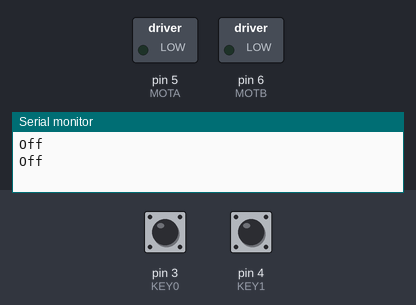
Bench run of a sketch on a simulated Arduino Uno, built with avr-gcc and run on an emulated ATmega328P. Parts: switched loads named in the sketch (green lamp = pin HIGH), the last lines printed to the serial monitor. Inputs (shaded band) come from the test bench; at power-on: pin 3 (KEY0) HIGH, pin 4 (KEY1) HIGH.

Above: at 1.2 s.
1.3 s: pin 3 (KEY0) pulled LOW for 0.15 s
At 2.0 s:
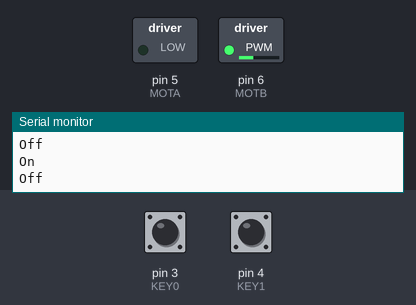
2.9 s: pin 4 (KEY1) pulled LOW for 0.15 s
At 3.2 s:
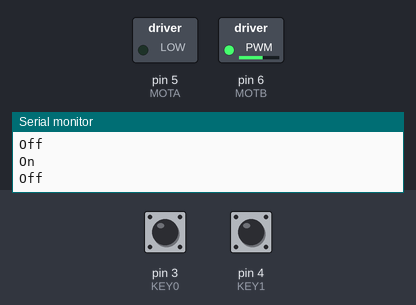
4.5 s: pin 4 (KEY1) pulled LOW for 1 s
At 5.7 s:
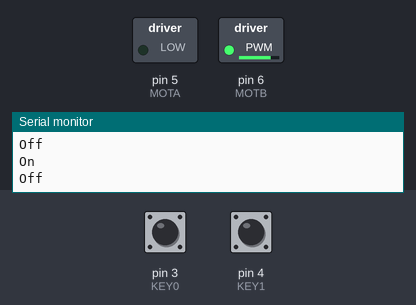
7.0 s: pin 3 (KEY0) pulled LOW for 1 s
At 7.6 s:
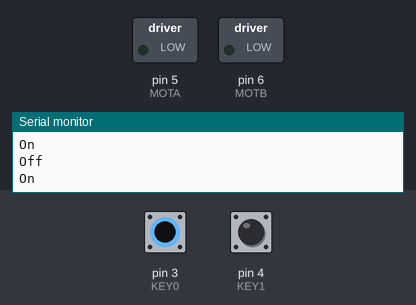
9.5 s: pin 3 (KEY0) pulled LOW for 3.2 s
At 10.7 s:
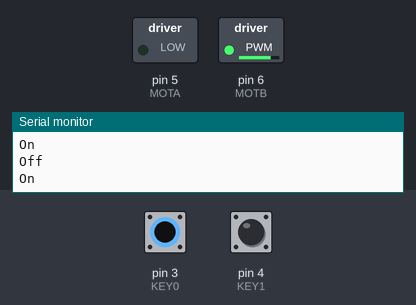
Timing chart, 0 to 12.5 s (numbered marks = the images above; inputs shaded):
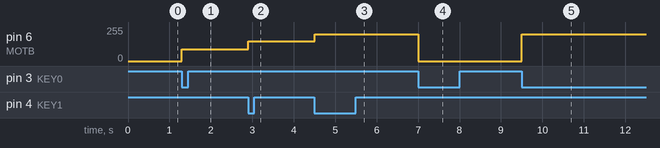

Measured:
- after the input at 1.3 s, pin 6 (MOTB): 0/255 → 90/255 at once
- after the input at 2.9 s, pin 6 (MOTB): 90/255 → 150/255 at once
- after the input at 4.5 s, pin 6 (MOTB): 150/255 → 200/255 at once
- after the input at 7.0 s, pin 6 (MOTB): 200/255 → 0/255 at once
- after the input at 9.5 s, pin 6 (MOTB): 0/255 → 200/255 at once

The sketch:

PROJ_Control2.ino
```cpp
#include "MPublic.h"
#include <TimerOne.h>
#include "Test.h"
#include "Key.h"
#include "KCon.h"
#include "Contr.h"

void fTimerIsr(void);

void setup() {
  Serial.begin(9600);
  Timer1.initialize(1000000);         // set timer=1000000 us = 0.5s
  Timer1.attachInterrupt(fTimerIsr);  // attach ISR here
  //------------

  //fTestOpen();
  fKeyOpen();
  fKConOpen();
  fContrOpen();
}

void loop() {

  schZone = true;
  //fTestRun();
  fKeyRun();
  fKConRun();
  fContrRun();
}

void fTimerIsr(void) {

  schZone = false;
  //fTestRun();
}
```

Contr.h
```cpp
extern "C" {tByte fContrOpen(void);}
extern "C" {void fContrRun(void);}

extern "C" {void fContrSwTog(void);}
extern "C" {void fContrIncTab(void);}

//- I/Os defined for Motor ---------

#define MOTA 5
#define MOTB 6
```

Contr.ino
```cpp
typedef struct {
  tByte   state;

  tByte   tog;
  tByte   tab;
  tByte   prev_tab;
} tContr;

tContr  m_Contr;

//- Local functions --------------------------------

void fContrSetSpeed(tByte spd) {
  digitalWrite(MOTA,LOW);
  analogWrite(MOTB,spd);
}

//- State Machines ----------------------------------

tByte fContrState0(tContr *m) {

  if (m->tab==m->prev_tab) return 0;
  switch (m->tab) {
    case 0 : fContrSetSpeed(90); break;
    case 1 : fContrSetSpeed(150); break;
    case 2 : fContrSetSpeed(200); break;
    case 3 : fContrSetSpeed(250); break;
  }
  m->prev_tab=m->tab;

  return 0;
}

tByte fContrState1(tContr *m) {


  return 0;
}

//---------------------------------

tByte fContrState100(tContr *m) {


  return 0;
}

tByte fContrState101(tContr *m) {


  return 0;
}

tByte fContrEntry(tContr *m) {

  if (schZone) { // running in normal scheduling
    switch (m->state) {
      case 0 : fContrState0(m); break;
      case 1 : fContrState1(m); break;
      default : break;
    }
  } else {       // running in timer scheduling
    switch (m->state) {
      case 100 : fContrState100(m); break;
      case 101 : fContrState101(m); break;
      default : break;
    }
  }
  return 0;
}

//--------------------------------------------------

void fContrSwTog(void) {
  if (m_Contr.tog) {
    m_Contr.tog=0;
    m_Contr.prev_tab=bNull;
    m_Contr.state=0;
  } else {
    m_Contr.tog=1;
    digitalWrite(MOTA,LOW);
    digitalWrite(MOTB,LOW);
    m_Contr.state=bNull;
  }
}

void fContrIncTab(void) {
  m_Contr.tab++;
  if (m_Contr.tab==4) m_Contr.tab=0;
}

//--------------------------------------------------

tByte fContrOpen(void) {

  m_Contr.tog=1;
  m_Contr.tab=0;
  m_Contr.prev_tab=bNull;

  pinMode(MOTA, OUTPUT);   // sets the pin as output
  pinMode(MOTB, OUTPUT);   // sets the pin as output
  digitalWrite(MOTA,LOW);
  digitalWrite(MOTB,LOW);
  //-------------------------
  m_Contr.state=bNull;

  return 0;
}

void fContrRun(void) {

  fContrEntry(&m_Contr);
}
```

KCon.h
```cpp
extern "C" {tByte fKConOpen(void);}
extern "C" {void fKConRun(void);}
```

KCon.ino
```cpp
typedef struct {
  tByte   state;

} tKCon;

tKCon  m_KCon;

//- State Machines ----------------------------------

tByte fKConState0(tKCon *m) {
  tByte   k;

  if (fKeyHit()) {
    k=fKeyGet();
    switch (k) {
      case 0x00 : fContrSwTog(); break;
      case 0x01 : fContrIncTab(); break;
    }
  }
  return 0;
}

tByte fKConState1(tKCon *m) {

  return 0;
}

tByte fKConEntry(tKCon *m) {

  switch (m->state) {
    case 0 : fKConState0(m); break;
    case 1 : fKConState1(m); break;
    default : break;
  }

  return 0;
}

//--------------------------------------------------

tByte fKConOpen(void) {


  //-------------------------
  m_KCon.state=0;

  return 0;
}

void fKConRun(void) {

  fKConEntry(&m_KCon);
}
```

Key.h
```cpp
extern "C" {tByte fKeyHit(void);}
extern "C" {tByte fKeyGet(void);}
extern "C" {tByte fKeyAreAllKeyRdy(void);}
extern "C" {tByte fKeyRd(tByte k);}

extern "C" {tByte fKeyOpen(void);}
extern "C" {void fKeyRun(void);}

//== Mapping I/Os to Switches ==================
#define KEY0  3
#define KEY1  4
```

Key.ino
```cpp
#define MAX_KEY   2     // # of keys
#define BUF_SIZE  4     // Buffer Size
#define MAX_DBC   10    // # of deboucing

typedef struct {
  tByte   buf[BUF_SIZE];
  tByte   head;
  tByte   tail;
} tBuf;

typedef struct {
  tByte   state;

  tWord   port;
  tByte   id;
  tByte   sts;   // Key status: 1=close(on), 0=open(off)
  tWord   cnt;
  tWord   ver;
  tByte   sem;
} tKey;


tKey m_key[MAX_KEY];
tBuf kbuf;

//= functions ================================================================

tByte fKeyIsBufFull(void) {
  tByte   next;

  next=(tByte)((kbuf.head+1)%BUF_SIZE);
  if (next==kbuf.tail) return 1;
  return 0;
}

tByte fKeyIsBufEmpty(void) {
  if (kbuf.head==kbuf.tail) return 1;
  return 0;
}

tByte fKeyBufIn(tByte id) {
  if (fKeyIsBufFull()) return bNull;
  kbuf.buf[kbuf.head]=id;
  kbuf.head=(tByte)((kbuf.head+1)%BUF_SIZE);
  return 0;
}

tByte fKeyBufOut(void) {
  tByte   k;

  if (fKeyIsBufEmpty()) return bNull;
  k=kbuf.buf[kbuf.tail];
  kbuf.tail=(tByte)((kbuf.tail+1)%BUF_SIZE);
  return k;
}

//= State Machines ===========================================================

tByte fKeyState0(tKey *m) {

  if (!digitalRead(m->port)) {
    m->cnt++;
    m->ver=0;
    if (m->cnt>=MAX_DBC) {
      m->sts=sON;      // Set key state on
      m->cnt=0;
      if (m->sem) {Serial.println("On");fKeyBufIn(m->id);m->sem=0;}
    }
  } else {
    m->cnt=0;
    m->ver++;
    if (m->ver>=MAX_DBC) {
      m->ver=0;
      m->sem=1;
      m->state=1;
    }
  }
  return 0;
}

tByte fKeyState1(tKey *m) {

  if (digitalRead(m->port)) {
    m->cnt++;
    m->ver=0;
    if (m->cnt>=MAX_DBC) {
      m->sts=sOFF;     // Set key state off
      m->cnt=0;
      if (m->sem) {Serial.println("Off");fKeyBufIn(m->id | 0x80);m->sem=0;}
    }
  } else {
    m->cnt=0;
    m->ver++;
    if (m->ver>=MAX_DBC) {
      m->ver=0;
      m->sem=1;
      m->state=0;
    }
  }
  return 0;
}

tByte fKeyEntry(tKey *m) {

  switch (m->state) {
    case 0 : fKeyState0(m);break;
    case 1 : fKeyState1(m);break;
    default : break;
  }
  return 0;
}


//= Public functions =========================================================

tByte fKeyHit(void) {
  if (fKeyIsBufEmpty()) return 0; else return 1;
}

tByte fKeyGet(void) {
  return fKeyBufOut();
}

tByte fKeyAreAllKeyRdy(void) {
  tByte   i;

  for (i=0;i<MAX_KEY;i++) {
    if (m_key[i].sts==sIDL) return 0;
  }

  return 1;
}

// Read Key Status, k=key number
tByte fKeyRd(tByte k) {
  if (k>MAX_KEY-1) return bNull;
  return m_key[k].sts;
}

//------------------------------------

tByte fKeyOpen(void) {
  tByte   i;

  pinMode(KEY0,INPUT_PULLUP);
  pinMode(KEY1,INPUT_PULLUP);

  //- Assign Key Port ------
  m_key[0].port=KEY0;
  m_key[1].port=KEY1;
  //m_key[2].port=KEY2;
  //m_key[3].port=KEY3;

  //- Initialize -----------
  kbuf.head=0;
  kbuf.tail=0;
  for (i=0;i<MAX_KEY;i++) {
    if (digitalRead(m_key[i].port)) m_key[i].state=1; else m_key[i].state=0;
    m_key[i].id=i;
    m_key[i].sts=sIDL;
    m_key[i].cnt=0;
    m_key[i].ver=0;
    m_key[i].sem=1;
  }

  return 0;
}

void fKeyRun(void) {
  tByte   i;

  for (i=0;i<MAX_KEY;i++) {
    fKeyEntry(&m_key[i]);
  }
}
```

MPublic.h
```cpp
#define tByte   unsigned char   // 8  Bits
#define tWord   unsigned int    // 16 Bits
#define tDWord  unsigned long   // 32 Bits

#define tFloat  float

#define bNull   0xFF
#define wNull   0xFFFF
#define dNull   0xFFFFFFFF
#define pNull   NULL

boolean schZone;       /* Dividing 2 scheduling spaces
                        true = normal scheduling
                        false = timer scheduling */

//== Switch States =====================
#define sON    1       // Switch state=ON
#define sOFF   0       // Switch state=OFF
#define sIDL   bNull   // Switch state=IDLE
```

Test.h
```cpp
// Template header file for state machines

extern "C" {tByte fTestOpen(void);}
extern "C" {void fTestRun(void);}
```

Test.ino
```cpp
// Template for state machines

typedef struct {
  tByte   state;

} tTest;

tTest  m_test;

//- State Machines ----------------------------------

tByte fTestState0(tTest *m) {


  return 0;
}

tByte fTestState1(tTest *m) {


  return 0;
}

//---------------------------------

tByte fTestState100(tTest *m) {


  return 0;
}

tByte fTestState101(tTest *m) {


  return 0;
}

tByte fTestEntry(tTest *m) {

  if (schZone) { // running in normal scheduling
    switch (m->state) {
      case 0 : fTestState0(m); break;
      case 1 : fTestState1(m); break;
      default : break;
    }
  } else {       // running in timer scheduling
    switch (m->state) {
      case 100 : fTestState100(m); break;
      case 101 : fTestState101(m); break;
      default : break;
    }
  }
  return 0;
}

//--------------------------------------------------

tByte fTestOpen(void) {


  //-------------------------
  m_test.state=bNull;

  return 0;
}

void fTestRun(void) {

  fTestEntry(&m_test);
}
```
